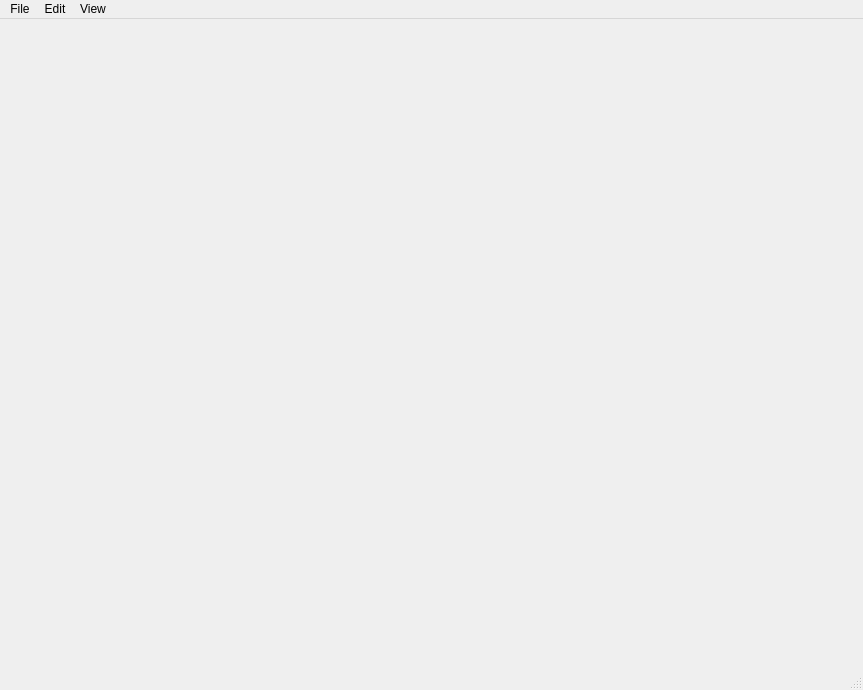
<?xml version="1.0" encoding="UTF-8"?>
<ui version="4.0">
 <class>MainWindow</class>
 <widget class="QMainWindow" name="MainWindow">
  <property name="geometry">
   <rect>
    <x>0</x>
    <y>0</y>
    <width>863</width>
    <height>690</height>
   </rect>
  </property>
  <property name="windowTitle">
   <string>MainWindow</string>
  </property>
  <widget class="QWidget" name="centralwidget">
   <widget class="QWidget" name="gridLayoutWidget">
    <property name="geometry">
     <rect>
      <x>0</x>
      <y>0</y>
      <width>861</width>
      <height>641</height>
     </rect>
    </property>
    <layout class="QGridLayout" name="gridLayout"/>
   </widget>
  </widget>
  <widget class="QMenuBar" name="menubar">
   <property name="geometry">
    <rect>
     <x>0</x>
     <y>0</y>
     <width>863</width>
     <height>22</height>
    </rect>
   </property>
   <widget class="QMenu" name="menuFile">
    <property name="title">
     <string>File</string>
    </property>
    <addaction name="actionLoad_File"/>
    <addaction name="actionLoad_Directory"/>
   </widget>
   <widget class="QMenu" name="menuEdit">
    <property name="title">
     <string>Edit</string>
    </property>
    <addaction name="actionPlot"/>
    <addaction name="actionAnimation"/>
   </widget>
   <widget class="QMenu" name="menuView">
    <property name="title">
     <string>View</string>
    </property>
    <addaction name="action1_Window_Grid"/>
    <addaction name="action2_Windows_Grid"/>
    <addaction name="action4_Windows_Grid"/>
   </widget>
   <addaction name="menuFile"/>
   <addaction name="menuEdit"/>
   <addaction name="menuView"/>
  </widget>
  <widget class="QStatusBar" name="statusbar"/>
  <action name="actionLoad_File">
   <property name="text">
    <string>Load File</string>
   </property>
  </action>
  <action name="actionLoad_Directory">
   <property name="text">
    <string>Load Directory</string>
   </property>
  </action>
  <action name="action1_Window_Grid">
   <property name="text">
    <string>Window Grid</string>
   </property>
  </action>
  <action name="action2_Windows_Grid">
   <property name="text">
    <string>2 Windows Grid</string>
   </property>
  </action>
  <action name="actionPlot">
   <property name="text">
    <string>Plot</string>
   </property>
  </action>
  <action name="actionAnimation">
   <property name="text">
    <string>Animation</string>
   </property>
  </action>
  <action name="action4_Windows_Grid">
   <property name="text">
    <string>4 Windows Grid</string>
   </property>
  </action>
 </widget>
 <resources/>
 <connections/>
</ui>
